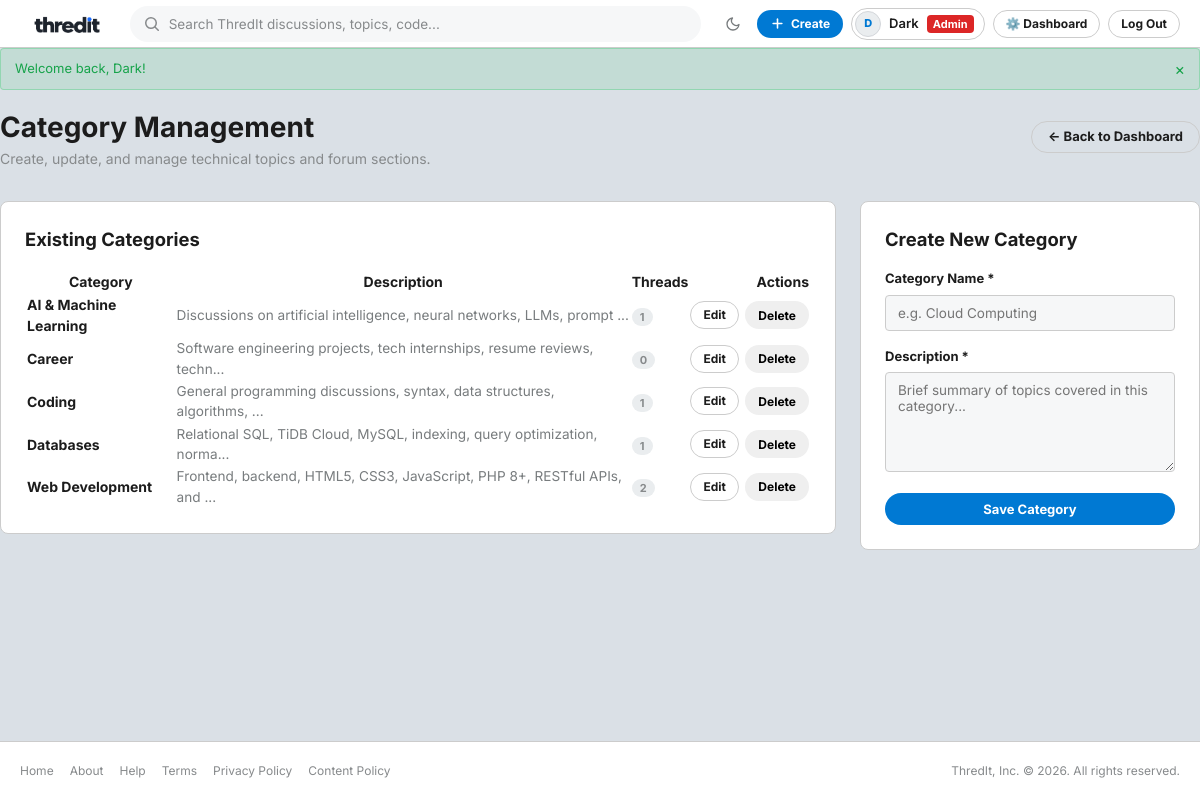
Screenshot of /admin/categories.php (signed in) with the database file from the repository.
### tables this page shows
CREATE TABLE IF NOT EXISTS `categories` (
    `id` INT UNSIGNED NOT NULL AUTO_INCREMENT,
    `name` VARCHAR(100) NOT NULL,
    `description` TEXT NOT NULL,
    PRIMARY KEY (`id`),
    UNIQUE KEY `uq_categories_name` (`name`)
);

### includes/functions.php (called while the page is built, shortened)
<?php
if (!function_exists('get_base_url')) {
    function get_base_url(): string
    {
        $protocol = (!empty($_SERVER['HTTPS']) && $_SERVER['HTTPS'] !== 'off') ? 'https://' : 'http://';
        $host = $_SERVER['HTTP_HOST'] ?? 'localhost';
        $scriptPath = str_replace('\\', '/', $_SERVER['SCRIPT_NAME'] ?? '');
        $scriptDir = dirname($scriptPath);
        $baseFolder = preg_replace('#/(public|admin|includes|api)$#i', '', $scriptDir);
        return rtrim($protocol . $host . $baseFolder, '/');
    }
}
if (!function_exists('url')) {
    function url(string $path = ''): string
    {
        $base = get_base_url();
        $trimmedPath = ltrim($path, '/');
        return $trimmedPath === '' ? $base : $base . '/' . $trimmedPath;
    }
}
if (!function_exists('e')) {
    function e(mixed $string): string
    {
        return htmlspecialchars((string) ($string ?? ''), ENT_QUOTES, 'UTF-8');
    }
}
if (!function_exists('truncate')) {
    function truncate(string $text, int $length = 150): string
    {
        $text = strip_tags($text);
        return mb_substr($text, 0, $length, 'UTF-8') . '...';
    }
}
if (!function_exists('get_all_categories')) {
    function get_all_categories(PDO $pdo): array
    {
        $sql = "SELECT c.*, COUNT(t.id) AS thread_count
                FROM categories c
                LEFT JOIN threads t ON c.id = t.category_id
                GROUP BY c.id, c.name, c.description
                ORDER BY c.name ASC";
        $stmt = $pdo->query($sql);
        return $stmt->fetchAll();
    }
}

### admin/categories.php (the view, shortened to what this page needs)
<?php
require_once __DIR__ . '/../includes/header.php';
$pdo = get_db_connection();
$editCategory = null;
$categories = get_all_categories($pdo);
?>
<div style="margin-bottom: 2rem;">
    <div style="display: flex; justify-content: space-between; align-items: center; flex-wrap: wrap; gap: 1rem;">
        <div>
            <h1 style="font-size: 1.75rem; font-weight: 700;">Category Management</h1>
            <p style="color: var(--text-muted); font-size: 0.875rem;">Create, update, and manage technical topics and forum sections.</p>
        </div>
        <a href="<?= url('admin/dashboard.php') ?>" class="btn btn-secondary">&larr; Back to Dashboard</a>
    </div>
</div>
<div style="display: grid; grid-template-columns: 1fr 340px; gap: 1.5rem; align-items: start;">
    <div class="card" style="padding: 1.5rem;">
        <h2 style="font-size: 1.15rem; font-weight: 700; margin-bottom: 1rem;">Existing Categories</h2>
        <div class="table-responsive">
            <table class="data-table">
                <thead>
                    <tr>
                        <th>Category</th>
                        <th>Description</th>
                        <th>Threads</th>
                        <th style="text-align: right;">Actions</th>
                    </tr>
                </thead>
                <tbody>
                    <?php foreach ($categories as $cat): ?>
                        <tr>
                            <td>
                                <strong><a href="<?= url('public/category.php?id=' . $cat['id']) ?>" style="color:var(--text-primary); text-decoration:none;"><?= e($cat['name']) ?></a></strong>
                            </td>
                            <td style="color: var(--text-secondary); font-size: 0.85rem;">
                                <?= e(truncate($cat['description'], 70)) ?>
                            </td>
                            <td><span class="badge-count"><?= (int) $cat['thread_count'] ?></span></td>
                            <td style="text-align: right;">
                                <div style="display: inline-flex; gap: 0.4rem;">
                                    <a href="<?= url('admin/categories.php?edit=' . $cat['id']) ?>" class="btn btn-secondary btn-sm">Edit</a>
                                    <form action="<?= url('admin/categories.php') ?>" method="POST" style="display:inline;" onsubmit="return confirm('Deleting this category will permanently remove all threads inside it. Proceed?');">
                                        <button type="submit" class="btn btn-danger btn-sm">Delete</button>
                                    </form>
                                </div>
                            </td>
                        </tr>
                    <?php endforeach; ?>
                </tbody>
            </table>
        </div>
    </div>
    <div class="card" style="padding: 1.5rem;">
        <h2 style="font-size: 1.15rem; font-weight: 700; margin-bottom: 1rem;">
            <?= $editCategory ? 'Edit Category' : 'Create New Category' ?>
        </h2>
        <form action="<?= url('admin/categories.php') ?>" method="POST">
            <div class="form-group">
                <label class="form-label" for="cat_name">Category Name *</label>
                <input type="text" id="cat_name" name="name" class="form-control" placeholder="e.g. Cloud Computing" value="<?= e($editCategory['name'] ?? '') ?>" required>
            </div>
            <div class="form-group">
                <label class="form-label" for="cat_desc">Description *</label>
                <textarea id="cat_desc" name="description" class="form-control" style="min-height: 100px;" placeholder="Brief summary of topics covered in this category..." required><?= e($editCategory['description'] ?? '') ?></textarea>
            </div>
            <div style="display: flex; gap: 0.5rem;">
                <button type="submit" class="btn btn-primary" style="flex: 1;">
                    <?= $editCategory ? 'Update Category' : 'Save Category' ?>
                </button>
            </div>
        </form>
    </div>
</div>
<?php require_once __DIR__ . '/../includes/footer.php'; ?>

### assets/css/style.css (style rules this page uses)
:root { --bg-body: #DAE0E6; --bg-surface: #FFFFFF; --bg-surface-hover: #F8F9FA; --bg-input: #F6F7F8; --bg-sidebar: #FFFFFF; --bg-chip: #EAEDEF; --bg-code: #F6F8FA; --border-color: #CCCCCC; --border-subtle: #EDEFF1; --border-hover: #898989; --text-primary: #1C1C1C; --text-secondary: #787C7E; --text-muted: #878A8C; --brand-primary: #0079D3; --brand-primary-hover: #005fa3; --brand-accent: #0284c7; --brand-pill-bg: #E8F0FE; --vote-up: #0284C7; --vote-up-bg: rgba(2, 132, 199, 0.1); --vote-down: #7193FF; --vote-down-bg: rgba(113, 147, 255, 0.1); --state-success: #46D160; --state-danger: #EA0027; --state-warning: #FFB000; --font-stack: "Inter", -apple-system, BlinkMacSystemFont, "Segoe UI", Roboto, "Helvetica Neue", Arial, sans-serif; --font-mono: "JetBrains Mono", Consolas, "SF Mono", monospace; --radius-sm: 4px; --radius-md: 6px; --radius-card: 8px; --radius-pill: 9999px; --shadow-card: 0 1px 3px rgba(0, 0, 0, 0.05); --shadow-dropdown: 0 4px 16px rgba(0, 0, 0, 0.15); --avatar-bg: #EAEDEF; --avatar-border: #D3D6DA; --avatar-color: var(--brand-primary); }
*, *::before, *::after { box-sizing: border-box; margin: 0; padding: 0; }
html { scroll-behavior: smooth; -webkit-font-smoothing: antialiased; -moz-osx-font-smoothing: grayscale; }
body { background-color: var(--bg-body); color: var(--text-primary); font-family: var(--font-stack); font-size: 14px; line-height: 1.5; min-height: 100vh; display: flex; flex-direction: column; }
a { color: inherit; text-decoration: none; }
button, input, select, textarea { font-family: inherit; }
.btn { display: inline-flex; align-items: center; justify-content: center; gap: 6px; padding: 6px 16px; font-size: 13px; font-weight: 700; border-radius: var(--radius-pill); border: 1px solid transparent; cursor: pointer; text-decoration: none; white-space: nowrap; transition: all 0.15s ease; user-select: none; height: 32px; }
.btn-sm { height: 28px; padding: 4px 12px; font-size: 12px; }
.btn-primary { background: var(--brand-primary); color: #ffffff !important; }
.btn-secondary { background: transparent; border-color: var(--border-color); color: var(--text-primary); }
.badge-count { font-size: 11px; font-weight: 700; color: var(--text-muted); background: var(--bg-chip); padding: 2px 8px; border-radius: var(--radius-pill); }
.card { background: var(--bg-surface); border: 1px solid var(--border-color); border-radius: var(--radius-card); transition: border-color 0.15s ease; }
.form-group { margin-bottom: 16px; }
.form-label { display: block; font-size: 13px; font-weight: 700; margin-bottom: 6px; color: var(--text-primary); }
.form-control { width: 100%; padding: 9px 12px; background: var(--bg-input); border: 1px solid var(--border-color); border-radius: var(--radius-sm); color: var(--text-primary); font-size: 13.5px; outline: none; transition: border-color 0.15s ease; }
textarea.form-control { min-height: 120px; resize: vertical; }

### rows the page displays
categories: name "AI & Machine Learning", description "Discussions on artificial intelligence, neural networks, LLMs, prompt ...", thread_count "1"
categories: name "Career", description "Software engineering projects, tech internships, resume reviews, techn...", thread_count "0"
categories: name "Coding", description "General programming discussions, syntax, data structures, algorithms, ...", thread_count "1"
categories: name "Databases", description "Relational SQL, TiDB Cloud, MySQL, indexing, query optimization, norma...", thread_count "1"
categories: name "Web Development", description "Frontend, backend, HTML5, CSS3, JavaScript, PHP 8+, RESTful APIs, and ...", thread_count "2"

### other values shown
mb_substr($user['name'], 0, 1, 'UTF-8') "D"
$user['name'] "Dark"
$flash['message'] "Welcome back, Dark!"
